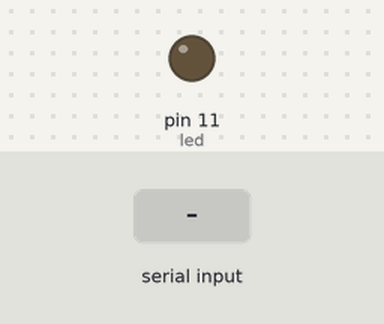
Simulated run of this sketch. Board: Arduino Uno, built with avr-gcc and run on an emulated ATmega328P. Shown: output pins drawn as LEDs (lit = HIGH). The inputs (shaded band) are chosen by the test bench.

Above: at 1.2 s.
1.3 s: "*sanayi" received over Serial
At 2.4 s:
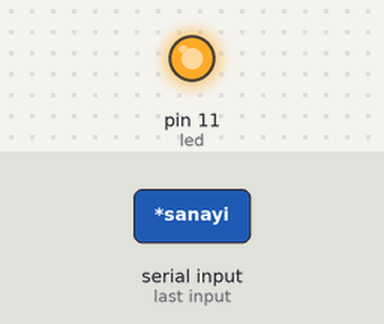
2.8 s: "*kapan" received over Serial
At 3.2 s:
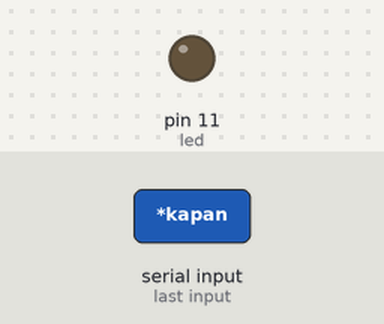
Timing chart, 0 to 5.8 s (numbered marks = the images above; inputs shaded):
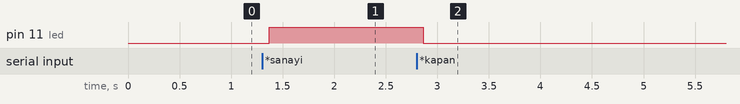

The sketch:

2.BluetoothKontrolluLed.ino
```cpp
//led pinlerini tanimlama
 int led =11;

//ses tanimi
String ses;

void setup() {


  pinMode(led,OUTPUT);


  //Bluetooth icin seri port olusturuyoruz
Serial.begin(9600);

}

void loop() {

while (Serial.available()){

delay(10);
char c = Serial.read();

if (c == '#') {break;}
ses += c;
}


//----------Gelen sesli komuta gore led calisiyor-//
if(ses == "*sanayi")
{

digitalWrite(led, HIGH);

}

//----------Gelen sesli komuta göre led sonuyor----------//
else if(ses == "*kapan") {
digitalWrite(led, LOW);
}


//-----------------------------------------------------------------------//
ses="";


}
```

Measured:
- after the input at 1.3 s, pin 11 (led): LOW → HIGH after 0.07 s
- after the input at 2.8 s, pin 11 (led): HIGH → LOW after 0.06 s
